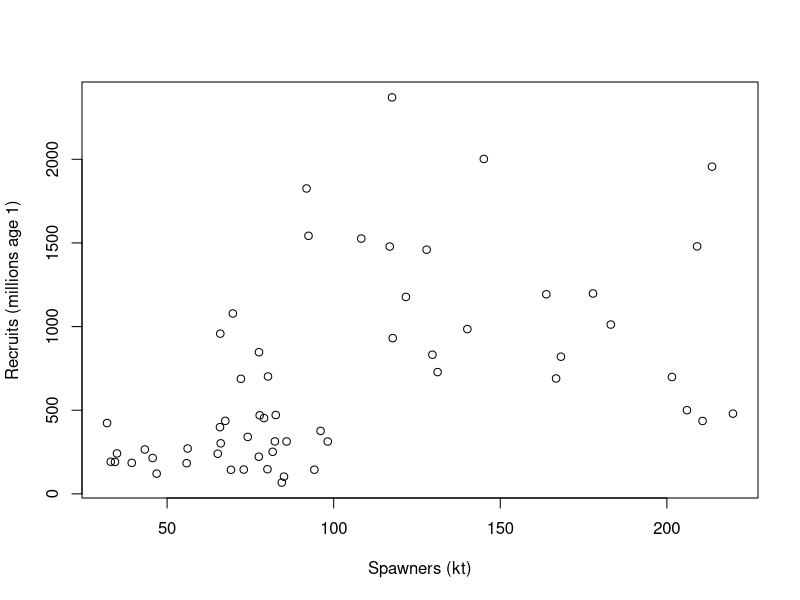
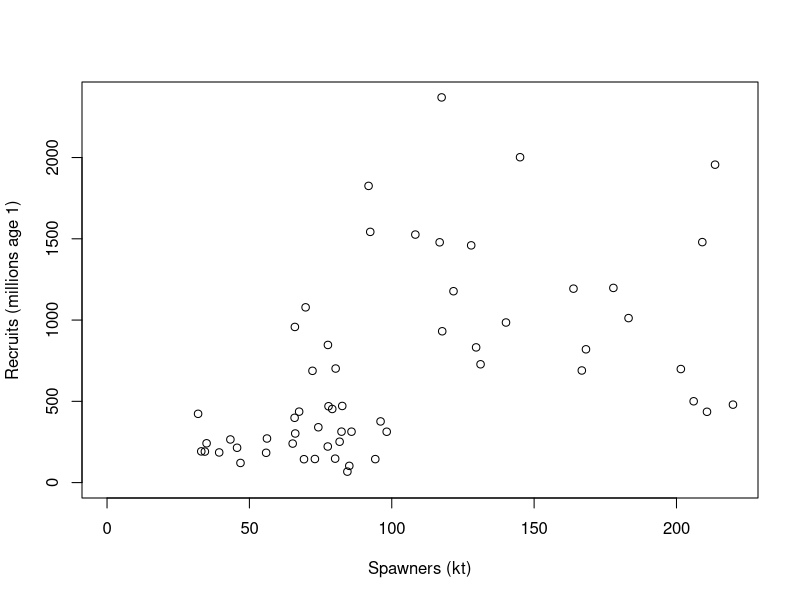
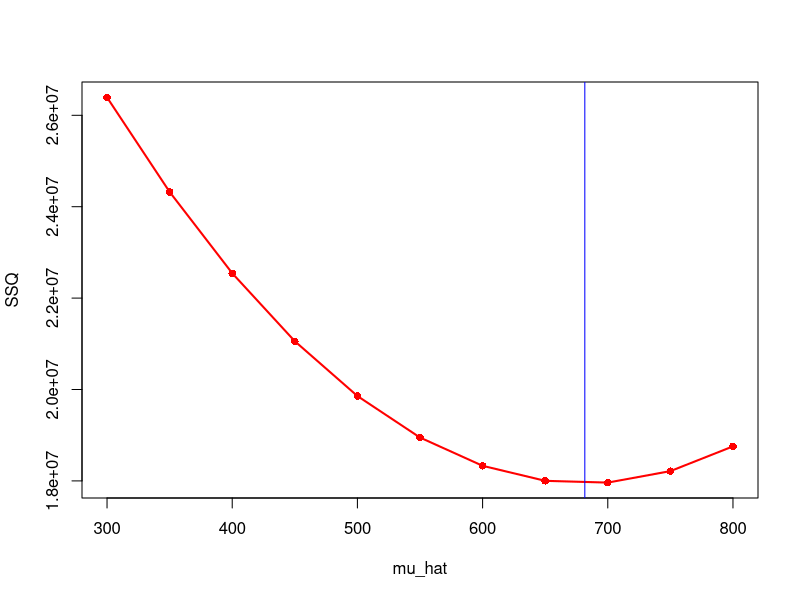
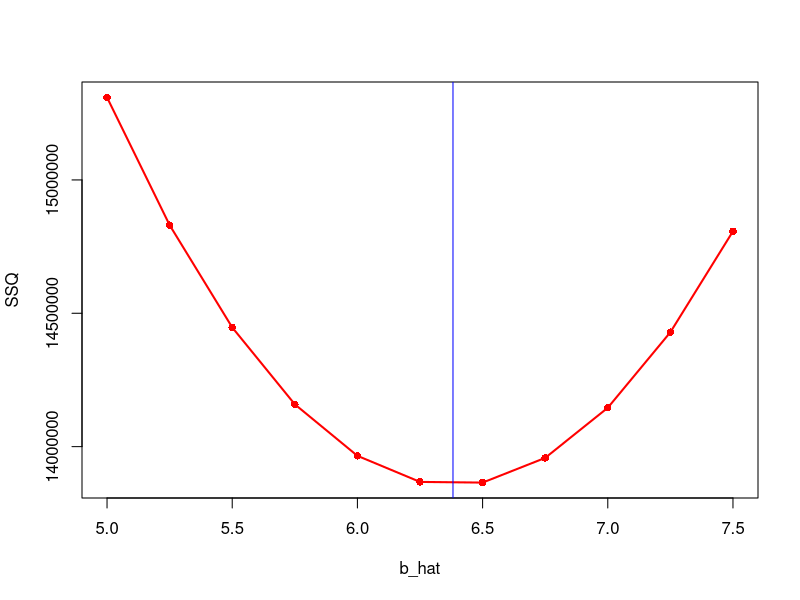
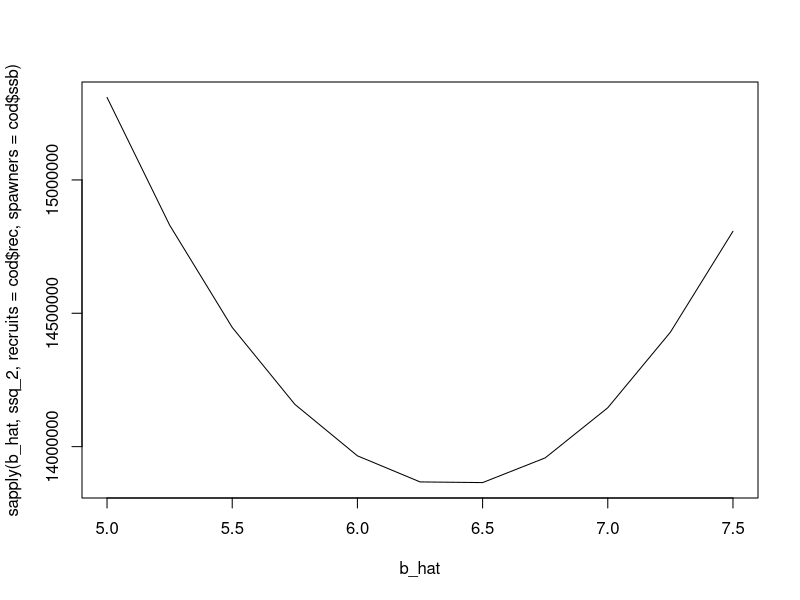
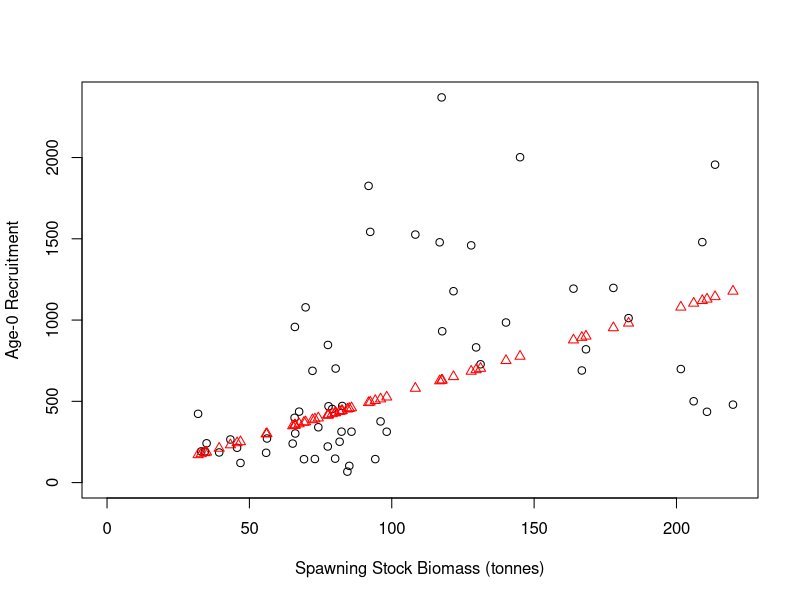
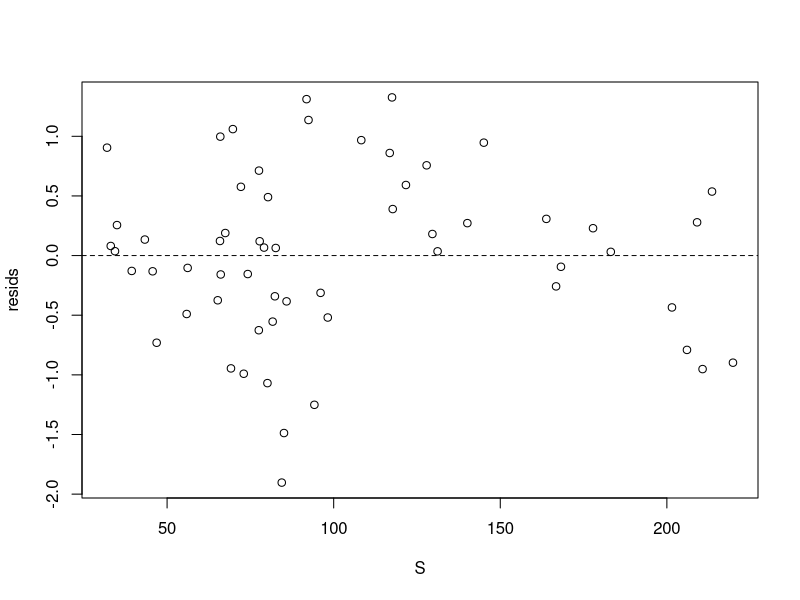
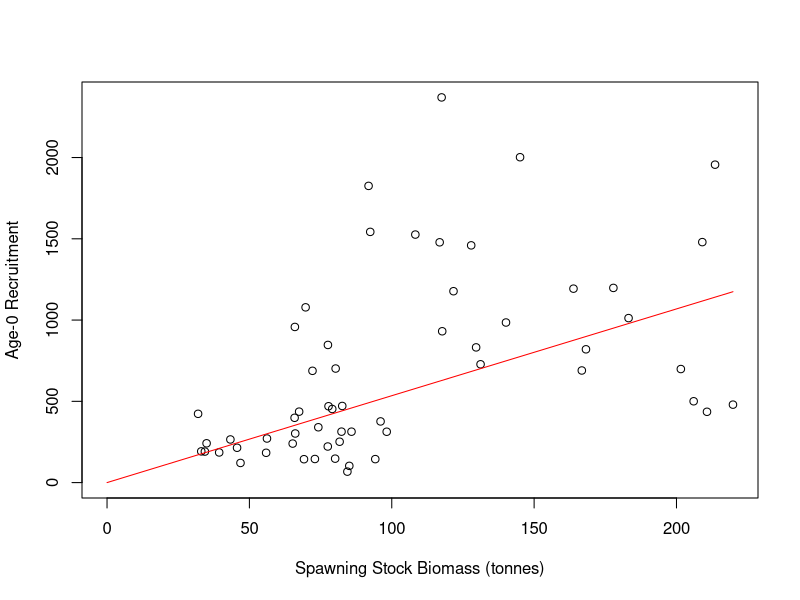

The R source for these figures, in order:
# Fitting Models to Data in R

# Colin Millar, modified from Iago Mosqueira and Ernesto Jardim

# This script shows the steps followed to fit a stock-recruitment model to
# in the file 'north_sea_cod_SR.csv'


#==============================================================================
# Load and explore data
#==============================================================================

# load data from comma-separated file to data.frame
cod <- read.csv(file = '02_Model_fitting/north_sea_cod_SR.csv', header = TRUE)

# take a look at what we have
head(cod) # this looks at the first 6 rows
str(cod) # this lets us inspect what the columns contain

# lets rename some columns because I am lazy and want the code to be
# readable and easier to type
names(cod)
names(cod) <- c("yc", "ssb", "rec")
head(cod)

# to access the diffrent columns use '$' i.e to see the SSB values:
cod$ssb
# and to see observed recruitment
cod$rec

# initial plot of SSB vs. recruits
plot(
  rec ~ ssb,
  data = cod, # look in cod for x and y values
  xlab = "Spawners (kt)",
  ylab = "Recruits (millions age 1)"
)

# probably better to set x and y limits to start at zero
plot(
  rec ~ ssb,
  data = cod, # look in cod for x and y values
  xlim = c(0, max(ssb)), # set x limits
  ylim = c(0, max(rec)), # set y limits
  xlab = "Spawners (kt)",
  ylab = "Recruits (millions age 1)"
)



###############################################################################
# Some code to mimic what was done in the lecture
###############################################################################

# estimate the mean
####################

# analytical solution
mu <- sum(cod$rec) / length(cod$rec)

# define a range of estimates to try
mu_hat <- seq(300, 800, by = 50)

# create a matrix of residuals, like in the spreadsheet
recruits <- matrix(cod$rec, nrow = length(cod$rec), ncol = length(mu_hat), byrow = FALSE)
mu_hats <- matrix(mu_hat, nrow = length(cod$rec), ncol = length(mu_hat), byrow = TRUE)

residuals <- recruits - mu_hats

SSQ <- colSums(residuals^2)

# plot the sums of squares line
plot(mu_hat, SSQ, col = "red", lwd = 2, type = "l")
points(mu_hat, SSQ, col = "red", pch = 16)
abline(v = mu, col = "blue")


# estimate the mean
####################

# analytical solution
b <- sum(cod$rec * cod$ssb) / sum(cod$ssb^2)

# define a range of estimates to try
b_hat <- seq(5, 7.5, by = .25)

# create a matrix of residuals, like in the spreadsheet
recruits <- matrix(cod$rec, nrow = length(cod$rec), ncol = length(b_hat), byrow = FALSE)
spawners <- matrix(cod$ssb, nrow = length(cod$rec), ncol = length(b_hat), byrow = FALSE)
b_hats <- matrix(b_hat, nrow = length(cod$rec), ncol = length(b_hat), byrow = TRUE)

residuals <- recruits - spawners * b_hats

SSQ <- colSums(residuals^2)

# plot the sums of squares line
plot(b_hat, SSQ, col = "red", lwd = 2, type = "l")
points(b_hat, SSQ, col = "red", pch = 16)
abline(v = b, col = "blue")

# here is a quick attempt at turning this into a function

ssq_2 <- function(b, recruits, spawners) {
  residuals <- recruits - spawners * b
  sum(residuals^2)
}

plot(
  b_hat,
  sapply(b_hat, ssq_2, recruits = cod$rec, spawners = cod$ssb),
  type = "l"
)




###############################################################################
# We are now going to demonstrate the same techniques employed in the spreadsheet
# solution to the assignment
###############################################################################

#==============================================================================
# Beverton and holt recruitmet model R=b1*S/(b2+S)
#==============================================================================


#------------------------------------------------------------------------------
# (1) Calculate predicted R for each year
# Rpred = b1 * S / (b2 + S)
#------------------------------------------------------------------------------

# starting values for b1 and b2
a <- 1
b <- 1

# set up the other variables (i.e. S)
S <- cod$ssb

Rpred <- a * S / (b + S)

#------------------------------------------------------------------------------
# (2) Calculate log residuals, Ln(obs/pred)
#------------------------------------------------------------------------------

# assign observed recruitment
Robs <- cod$rec

resids <- log(Robs / Rpred) # = log(Robs) - log(Rpred)

# note that in R, log is the natural log:
?log # see the help file for the log function
log(exp(1))
log(exp(10))

#------------------------------------------------------------------------------
# (3) Calculate sum of squared residuals
#------------------------------------------------------------------------------

?sum # see the help file for sum
ssq_resids <- sum(resids^2)

#------------------------------------------------------------------------------
# (4) Minimize sum-of-squares with solver by adjusting a and b
#------------------------------------------------------------------------------

# to do this, we need to set up a function that takes
# a and b as input, and returns the sums of squared residuals

# in R a function is a collection of steps: i.e.
add <- function(b1, b2) {
  b1 + b2
}
add(1, 2)
# 3

# the sums of squares function is collection of the previous 3 steps:
ssq <- function(a, b) {
  # 1. Calculate predicted R for each year
  Rpred <- a * S / (b + S)
  # 2. Calculate log residuals, Ln(obs/pred)
  resids <- log(Robs / Rpred)
  # 3. Calculate sum of squared residuals
  ssq_resids <- sum(resids^2)

  # return
  ssq_resids
}

# lets test this out:
ssq(a, b)
ssq(1, 1)
ssq(2, 1)

# now we need to search over lots of values for b1 and b2 to
# find the minimum.
# There are lots of ways to do this, we will first look at the optim function.
# the help file for optim is:
?optim

ssq_optim <- function(par) {
  a <- par[1]
  b <- par[2]

  ssq(a, b)
}

# use c to combine the starting values into a vector
?c
par0 <- c(1, 1)

# lets test the new ssq funciton
ssq_optim(par0)

# lets run it..
opt <- optim(par0, ssq_optim)

opt

# it didn't do so well....  lets try with different starting values:
opt <- optim(c(32000000, 300), ssq_optim)

opt

# better now :)

#------------------------------------------------------------------------------
# (5) Plot observed and predicted R
#------------------------------------------------------------------------------

# get the parameter estimates from the optimisation
a <- opt$par[1]
b <- opt$par[2]

# predict recruitment
Rpred <- a * S / (b + S)

# plot
plot(Robs ~ S,
     xlim = c(0, max(S)), # set x limits
     ylim = c(0, max(Robs)), # set y limits
     xlab = 'Spawning Stock Biomass (tonnes)',
     ylab = 'Age-0 Recruitment')

# add predictions to the plot
points(Rpred ~ S, col = "red", pch = 2)


#------------------------------------------------------------------------------
# (6) Plot residuals
#------------------------------------------------------------------------------

# calculate residuals
resids <- log(Robs / Rpred)

# plot them
plot(resids ~ S)
# add in a reference line
abline(h = 0, lty = 2)





















###############################################################################
# We are now going to demonstrate the same solution, but taking advantage of
# the tools provided by a programming / scripting language
###############################################################################

#==============================================================================
# Beverton and holt recruitmet model R=b1*S/(b2+S)
#==============================================================================

#------------------------------------------------------------------------------
# (1) Calculate predicted R for each year
# Rpred = b1 * S / (b2 + S)
#------------------------------------------------------------------------------

# this time we will write a function to do this called bevholt
#  to be safe we will also pass in S
#  this way we know for sure wha values of S are being used

bevholt <- function(b, S) {
  b[1] * S / (b[2] + S)
}

# compute R at the starting values for b1 and b2
Rpred <- bevholt(c(1, 1), S = cod$ssb)

# lets jump to step 4 ...

#------------------------------------------------------------------------------
# (4) Minimize sum-of-squares with solver by adjusting b1 and b2
#------------------------------------------------------------------------------

# now lets modify the ssq function to accept S and Robs,
# and use the function bevholt

# the sums of squares function is collection of the previous 3 steps:
ssq <- function(b, S, Robs) {
  # 1. Calculate predicted R for each year
  Rpred <- bevholt(b, S)
  # 2. Calculate log residuals, Ln(obs/pred)
  resids <- log(Robs / Rpred)
  # 3. Calculate sum of squared residuals
  ssq_resids <- sum(resids^2)

  # return
  ssq_resids
}

# lets test this out:
ssq(c(a, b), cod$ssb, cod$rec) # what to you notice this time?
ssq(c(1, 1), cod$ssb, cod$rec)
ssq(c(2, 2), cod$ssb, cod$rec)

# now we need to search over lots of values for b1 and b2 to
# find the minimum.

ssq_optim <- function(par, S, Robs) {
  b <- exp(par)

  ssq(b, S, Robs)
}

# use c to combine the starting values into a vector
par0 <- log(c(1, 1))

# lets test the new ssq funciton
ssq_optim(par0, S = cod$ssb, Robs = cod$rec)

# lets run it..
opt <- optim(par0, ssq_optim, S = cod$ssb, Robs = cod$rec)

opt

# the fit is not quite there yet, so lets try better starting values.
# this highlights the presence of multiple 'local' minima
par0 <- c(20, 5)
opt <- optim(par0, ssq_optim, S = cod$ssb, Robs = cod$rec)

opt


#------------------------------------------------------------------------------
# (5) Plot observed and predicted R
#------------------------------------------------------------------------------

# predict recruitment over the full S range
Spred <- seq(0, max(cod$ssb), length.out = 100)
Rpred <- bevholt(exp(opt$par), S = Spred)

# plot
plot(rec ~ ssb,
     data = cod, # pass in data this time
     xlim = c(0, max(S)), # set x limits
     ylim = c(0, max(Robs)), # set y limits
     xlab = 'Spawning Stock Biomass (tonnes)',
     ylab = 'Age-0 Recruitment')

# add predictions to the plot as a line
lines(Rpred ~ Spred, col = "red", pch = 2)
















###############################################################################
# The following is to demonstrate a techniques for calculating confidence
# intervals - this is not part of the course and purely for demonstation
# purposes
###############################################################################

# Bootstrapping is so called because it is like you are acheieving something
# from nothing.
#
# but in fact it is taking advantage of the fact that your samle of data
# contains information about how it varies...
#
# this can be seen from the residuals:

# lets run the fit again
fit <- optim(par0, ssq_optim, S = cod$ssb, Robs = cod$rec)

# and calculate the residuals
Rpred <- bevholt(exp(fit$par), cod$ssb)
resids <- log( cod$rec / Rpred)

# and plot a histogram
hist(resids, nclass = 20)

# the mean of the residuals is:
mean(resids)

# but is there not error in this?

# resample from this as if the resuduals are random and reclaculate the mean
r_star <- sample(resids,  replace = TRUE)
mean(r_star)

# do it again
r_star <- sample(resids, replace = TRUE)
mean(r_star)

# do it lots of times!
rmean_star <-
  replicate(10000, {
    r_star <- sample(resids, replace = TRUE)
    mean(r_star)
  })

hist(rmean_star)

#------------------------------------------------------------------------------
# so we are able to access the error inherent in the model fit?
#
# And we can propagate this through to the parameter estimates?
#------------------------------------------------------------------------------

# resample from the residuals as if the resuduals are random and reestimate the
# parameters
r_star <- sample(resids, replace = TRUE)
opt <- optim(par0, ssq_optim, S = cod$ssb, Robs = Rpred + r_star)
opt$par

# do it again
r_star <- sample(resids, replace = TRUE)
opt <- optim(par0, ssq_optim, S = cod$ssb, Robs = Rpred + r_star)
opt$par


# do it lots of times!
par_star <-
  replicate(10000, {
    r_star <- sample(resids, replace = TRUE)
    opt <- optim(par0, ssq_optim, S = cod$ssb, Robs = Rpred * exp(r_star),
                 method = "BFGS")
    opt$par
  })

# separate b1 and b2 bootstrap simulations for ease of inspection
b1_star <- exp(par_star[1,])
b2_star <- exp(par_star[2,])

# plot histograms of simulations
hist(log(b1_star), nclass = 50)
# add confidence intervals
abline(v = quantile(log(b1_star), c(0.025, 0.975)), col = "red")
quantile(b1_star, c(0.025, 0.975))

# what does the 2D bootstrap simulation look like?
plot(log(b1_star), log(b2_star), pch = ".", col = grey(.5, alpha = 0.5))

# a colourful 2d densty plot
image(MASS::kde2d(log(b1_star), log(b2_star), n = 400),
      xlab = "log b1", ylab = "log b2",
      xlim = quantile(log(b1_star), c(0.025, 0.975)),
      ylim = quantile(log(b2_star), c(0.025, 0.975)),
      main = "bootstraped uncertainty in parameter estimates")
# plot the least squares estimate
points(fit$par[1], fit$par[2], pch = 16, col = "blue")



# plot
# predict recruitment over the full S range
Spred <- seq(0, max(cod$ssb), length.out = 100)
Rpred <- apply(par_star, 2, function(x) bevholt(exp(x), S = Spred))

# plot a few curves to see the uncertainty in the relationship
matplot(Spred, Rpred[, sample(1:ncol(Rpred), 100)], type = "l", lty = 1, col = grey(0.5, alpha = 0.5),
        xlim = c(0, max(S)), # set x limits
        ylim = c(0, max(Robs)), # set y limits
        xlab = 'Spawning Stock Biomass (tonnes)',
        ylab = 'Age-0 Recruitment',
        main = "boostraped error in stock recruitment relationship")
# add the data
points(cod$ssb, cod$rec, type = "b", pch = 16, col = "red")
